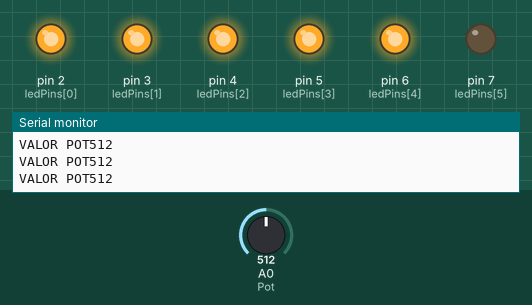
Bench run of a sketch on a simulated Arduino Uno, built with avr-gcc and run on an emulated ATmega328P. Parts: output pins drawn as LEDs (lit = HIGH), the last lines printed to the serial monitor. Inputs (shaded band) come from the test bench; at power-on: A0 (Pot) = 512.

Above: at 1.2 s.
1.3 s: A0 (Pot) set to 499
At 1.7 s:
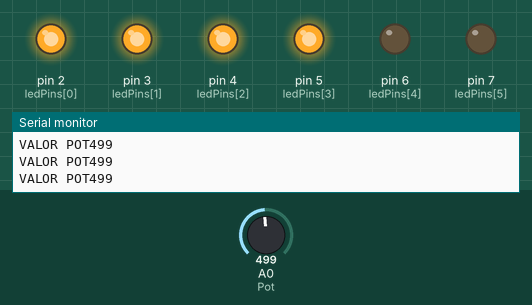
2.9 s: A0 (Pot) set to 421
5.9 s: A0 (Pot) set to 393
At 6.5 s:
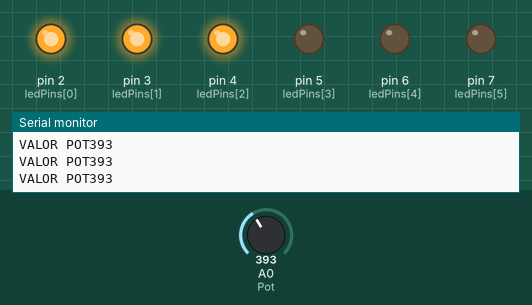
7.4 s: A0 (Pot) set to 317
10.4 s: A0 (Pot) set to 297
At 11.2 s:
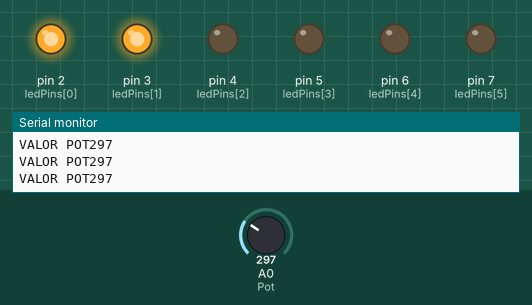
11.9 s: A0 (Pot) set to 511
At 12.8 s:
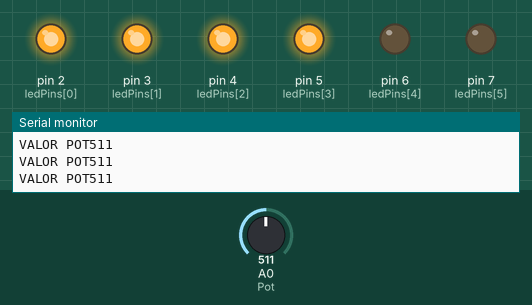
Timing chart, 0 to 14.9 s (numbered marks = the images above; inputs shaded):
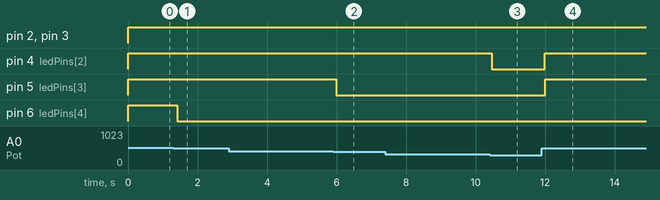

The sketch:

everylightswithpot.ino.ino
```cpp
//ligando varios led com poteciometro

const int Pot = A0;

int ledCount =7;
int ledPins[] = {
  2, 3, 4, 5, 6, 7};

void setup(){
  Serial.begin(9600);
  for (int thisLed = 0; thisLed < ledCount; thisLed++){
    pinMode(ledPins [thisLed], OUTPUT);
  }
}

void loop(){
  int sensorReading = analogRead(Pot);
  int ledLevel = map(sensorReading, 0, 1023, 0, 10);

  for (int thisLed = 0; thisLed < ledCount; thisLed++){
   if (thisLed < ledLevel) {
    digitalWrite(ledPins [thisLed], HIGH);
   }else {
    digitalWrite(ledPins [thisLed], LOW);
   }
   Serial.print("VALOR POT");
   Serial.println(sensorReading);
  }

}
```

Measured:
- the behaviour switches between 512 and 511 on A0 (Pot) (found by bisection; images 0 and 1)
- the behaviour switches between 410 and 409 on A0 (Pot) (found by bisection; images 1 and 2)
- the behaviour switches between 307 and 306 on A0 (Pot) (found by bisection; images 2 and 3)
- after the input at 1.3 s, pin 6 (ledPins[4]): HIGH → LOW after 0.12 s
- after the input at 5.9 s, pin 5 (ledPins[3]): HIGH → LOW after 0.09 s
- after the input at 10.4 s, pin 4 (ledPins[2]): HIGH → LOW after 0.06 s
- after the input at 11.9 s, pin 4 (ledPins[2]): LOW → HIGH after 0.09 s; pin 5 (ledPins[3]): LOW → HIGH after 0.10 s
